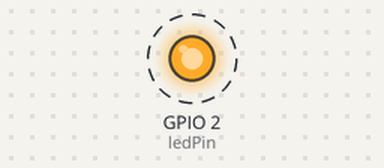
Bench run of a sketch on a simulated ESP32. On the bench: output pins drawn as LEDs (lit = HIGH). Dashed ring = blinking. What the sketch prints to the serial monitor is not drawn.

Above: at 0.2 s.
Timing chart, 0 to 3.0 s (numbered marks = the images above):
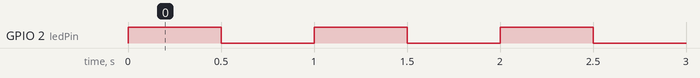

The sketch:

JARM_ESP32_-_Blink.ino
```cpp
// https://sites.google.com/site/toucatronic/arduino/criando-bibliotecas
#include "jarm-class.h"

int ledPin = 2;  //LED verde
//int ledPin = 17;  //LED azul rgb jarm
//int ledPin = 27;  //LED verde rgb
//int ledPin = 16;  //LED vermelho jarm
//int ledPin = 17;  // ligado ao led azul wroombee
//int ledPin = 32 ;  // ligado ao led vermelho wroombee
int timer = 500;

void setup()
{
    pinMode(ledPin, OUTPUT);
    Serial.begin(115200);
}

void loop()
{
    Serial.println("Hello world, I am Wroombee-EngeBOT! LIGA LED");
    digitalWrite(ledPin, HIGH);
    delay(timer);
    digitalWrite(ledPin, LOW);
    Serial.println("Hello world, I am Wroombee-EngeBOT! DESLIGA LED");
    delay(timer);
}
```

jarm-class.h
```cpp
const char activeSymbol[] PROGMEM = {
    B00000000,
    B00000000,
    B00011000,
    B00100100,
    B01000010,
    B01000010,
    B00100100,
    B00011000
};

const char inactiveSymbol[] PROGMEM = {
    B00000000,
    B00000000,
    B00000000,
    B00000000,
    B00011000,
    B00011000,
    B00000000,
    B00000000
};
```

Measured:
- by itself, GPIO 2 (ledPin): alternates HIGH for 0.50 s and LOW for 0.50 s
